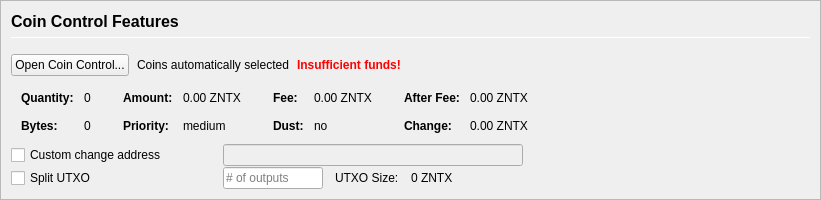
         <widget class="QFrame" name="frameCoinControl">
          <property name="sizePolicy">
           <sizepolicy hsizetype="Expanding" vsizetype="Expanding">
            <horstretch>0</horstretch>
            <verstretch>0</verstretch>
           </sizepolicy>
          </property>
          <property name="maximumSize">
           <size>
            <width>16777215</width>
            <height>16777215</height>
           </size>
          </property>
          <property name="frameShape">
           <enum>QFrame::StyledPanel</enum>
          </property>
          <property name="frameShadow">
           <enum>QFrame::Sunken</enum>
          </property>
          <layout class="QVBoxLayout" name="verticalLayoutCoinControl2">
           <property name="spacing">
            <number>0</number>
           </property>
           <property name="leftMargin">
            <number>0</number>
           </property>
           <property name="topMargin">
            <number>0</number>
           </property>
           <property name="rightMargin">
            <number>0</number>
           </property>
           <property name="bottomMargin">
            <number>0</number>
           </property>
           <item>
            <widget class="QFrame" name="frameCoinControl_BG">
             <layout class="QVBoxLayout" name="verticalLayoutCoinControl" stretch="0,0,0,0,0,0">
              <property name="spacing">
               <number>1</number>
              </property>
              <property name="leftMargin">
               <number>10</number>
              </property>
              <property name="topMargin">
               <number>10</number>
              </property>
              <item>
               <layout class="QHBoxLayout" name="horizontalLayoutCoinControl1">
                <property name="bottomMargin">
                 <number>15</number>
                </property>
                <item>
                 <layout class="QVBoxLayout" name="verticalLayout_3">
                  <property name="spacing">
                   <number>6</number>
                  </property>
                  <item>
                   <widget class="QLabel" name="labelCoinControlFeatures">
                    <property name="sizePolicy">
                     <sizepolicy hsizetype="Preferred" vsizetype="Maximum">
                      <horstretch>0</horstretch>
                      <verstretch>0</verstretch>
                     </sizepolicy>
                    </property>
                    <property name="minimumSize">
                     <size>
                      <width>0</width>
                      <height>20</height>
                     </size>
                    </property>
                    <property name="font">
                     <font>
                      <pointsize>12</pointsize>
                      <weight>75</weight>
                      <bold>true</bold>
                     </font>
                    </property>
                    <property name="styleSheet">
                     <string notr="true">font-weight:bold;</string>
                    </property>
                    <property name="text">
                     <string>Coin Control Features</string>
                    </property>
                   </widget>
                  </item>
                  <item>
                   <widget class="Line" name="line">
                    <property name="minimumSize">
                     <size>
                      <width>0</width>
                      <height>1</height>
                     </size>
                    </property>
                    <property name="maximumSize">
                     <size>
                      <width>16777215</width>
                      <height>1</height>
                     </size>
                    </property>
                    <property name="orientation">
                     <enum>Qt::Horizontal</enum>
                    </property>
                   </widget>
                  </item>
                 </layout>
                </item>
               </layout>
              </item>
              <item>
               <layout class="QHBoxLayout" name="horizontalLayoutCoinControl2" stretch="0,0,0,0">
                <property name="spacing">
                 <number>8</number>
                </property>
                <property name="bottomMargin">
                 <number>10</number>
                </property>
                <item>
                 <widget class="QPushButton" name="pushButtonCoinControl">
                  <property name="styleSheet">
                   <string notr="true"/>
                  </property>
                  <property name="text">
                   <string>Open Coin Control...</string>
                  </property>
                  <property name="autoDefault">
                   <bool>false</bool>
                  </property>
                 </widget>
                </item>
                <item>
                 <widget class="QLabel" name="labelCoinControlAutomaticallySelected">
                  <property name="text">
                   <string>Coins automatically selected</string>
                  </property>
                  <property name="margin">
                   <number>5</number>
                  </property>
                 </widget>
                </item>
                <item>
                 <widget class="QLabel" name="labelCoinControlInsuffFunds">
                  <property name="font">
                   <font>
                    <weight>75</weight>
                    <bold>true</bold>
                   </font>
                  </property>
                  <property name="styleSheet">
                   <string notr="true">color:red;font-weight:bold;</string>
                  </property>
                  <property name="text">
                   <string>Insufficient funds!</string>
                  </property>
                  <property name="margin">
                   <number>5</number>
                  </property>
                 </widget>
                </item>
                <item>
                 <spacer name="horizontalSpacerCoinControl">
                  <property name="orientation">
                   <enum>Qt::Horizontal</enum>
                  </property>
                  <property name="sizeHint" stdset="0">
                   <size>
                    <width>40</width>
                    <height>1</height>
                   </size>
                  </property>
                 </spacer>
                </item>
               </layout>
              </item>
              <item>
               <widget class="QWidget" name="widgetCoinControl" native="true">
                <property name="sizePolicy">
                 <sizepolicy hsizetype="Preferred" vsizetype="Preferred">
                  <horstretch>0</horstretch>
                  <verstretch>0</verstretch>
                 </sizepolicy>
                </property>
                <property name="minimumSize">
                 <size>
                  <width>0</width>
                  <height>0</height>
                 </size>
                </property>
                <property name="styleSheet">
                 <string notr="true"/>
                </property>
                <layout class="QHBoxLayout" name="horizontalLayoutCoinControl5">
                 <property name="leftMargin">
                  <number>0</number>
                 </property>
                 <property name="topMargin">
                  <number>0</number>
                 </property>
                 <property name="rightMargin">
                  <number>0</number>
                 </property>
                 <property name="bottomMargin">
                  <number>0</number>
                 </property>
                 <item>
                  <layout class="QHBoxLayout" name="horizontalLayoutCoinControl3" stretch="0,0,0,1">
                   <property name="spacing">
                    <number>20</number>
                   </property>
                   <property name="topMargin">
                    <number>0</number>
                   </property>
                   <property name="bottomMargin">
                    <number>10</number>
                   </property>
                   <item>
                    <layout class="QFormLayout" name="formLayoutCoinControl1">
                     <property name="horizontalSpacing">
                      <number>10</number>
                     </property>
                     <property name="verticalSpacing">
                      <number>14</number>
                     </property>
                     <property name="leftMargin">
                      <number>10</number>
                     </property>
                     <property name="topMargin">
                      <number>4</number>
                     </property>
                     <property name="rightMargin">
                      <number>6</number>
                     </property>
                     <item row="0" column="0">
                      <widget class="QLabel" name="labelCoinControlQuantityText">
                       <property name="font">
                        <font>
                         <weight>75</weight>
                         <bold>true</bold>
                        </font>
                       </property>
                       <property name="text">
                        <string>Quantity:</string>
                       </property>
                       <property name="margin">
                        <number>0</number>
                       </property>
                      </widget>
                     </item>
                     <item row="0" column="1">
                      <widget class="QLabel" name="labelCoinControlQuantity">
                       <property name="cursor">
                        <cursorShape>IBeamCursor</cursorShape>
                       </property>
                       <property name="contextMenuPolicy">
                        <enum>Qt::ActionsContextMenu</enum>
                       </property>
                       <property name="text">
                        <string notr="true">0</string>
                       </property>
                       <property name="margin">
                        <number>0</number>
                       </property>
                       <property name="textInteractionFlags">
                        <set>Qt::LinksAccessibleByMouse|Qt::TextSelectableByKeyboard|Qt::TextSelectableByMouse</set>
                       </property>
                      </widget>
                     </item>
                     <item row="1" column="0">
                      <widget class="QLabel" name="labelCoinControlBytesText">
                       <property name="font">
                        <font>
                         <weight>75</weight>
                         <bold>true</bold>
                        </font>
                       </property>
                       <property name="text">
                        <string>Bytes:</string>
                       </property>
                      </widget>
                     </item>
                     <item row="1" column="1">
                      <widget class="QLabel" name="labelCoinControlBytes">
                       <property name="cursor">
                        <cursorShape>IBeamCursor</cursorShape>
                       </property>
                       <property name="contextMenuPolicy">
                        <enum>Qt::ActionsContextMenu</enum>
                       </property>
                       <property name="text">
                        <string notr="true">0</string>
                       </property>
                       <property name="textInteractionFlags">
                        <set>Qt::LinksAccessibleByMouse|Qt::TextSelectableByKeyboard|Qt::TextSelectableByMouse</set>
                       </property>
                      </widget>
                     </item>
                    </layout>
                   </item>
                   <item>
                    <layout class="QFormLayout" name="formLayoutCoinControl2">
                     <property name="horizontalSpacing">
                      <number>10</number>
                     </property>
                     <property name="verticalSpacing">
                      <number>14</number>
                     </property>
                     <property name="leftMargin">
                      <number>6</number>
                     </property>
                     <property name="topMargin">
                      <number>4</number>
                     </property>
                     <property name="rightMargin">
                      <number>6</number>
                     </property>
                     <item row="0" column="0">
                      <widget class="QLabel" name="labelCoinControlAmountText">
                       <property name="font">
                        <font>
                         <weight>75</weight>
                         <bold>true</bold>
                        </font>
                       </property>
                       <property name="text">
                        <string>Amount:</string>
                       </property>
                       <property name="margin">
                        <number>0</number>
                       </property>
                      </widget>
                     </item>
                     <item row="0" column="1">
                      <widget class="QLabel" name="labelCoinControlAmount">
                       <property name="cursor">
                        <cursorShape>IBeamCursor</cursorShape>
                       </property>
                       <property name="contextMenuPolicy">
                        <enum>Qt::ActionsContextMenu</enum>
                       </property>
                       <property name="text">
                        <string notr="true">0.00 ZNTX</string>
                       </property>
                       <property name="textInteractionFlags">
                        <set>Qt::LinksAccessibleByMouse|Qt::TextSelectableByKeyboard|Qt::TextSelectableByMouse</set>
                       </property>
                      </widget>
                     </item>
                     <item row="1" column="0">
                      <widget class="QLabel" name="labelCoinControlPriorityText">
                       <property name="font">
                        <font>
                         <weight>75</weight>
                         <bold>true</bold>
                        </font>
                       </property>
                       <property name="text">
                        <string>Priority:</string>
                       </property>
                      </widget>
                     </item>
                     <item row="1" column="1">
                      <widget class="QLabel" name="labelCoinControlPriority">
                       <property name="cursor">
                        <cursorShape>IBeamCursor</cursorShape>
                       </property>
                       <property name="contextMenuPolicy">
                        <enum>Qt::ActionsContextMenu</enum>
                       </property>
                       <property name="text">
                        <string>medium</string>
                       </property>
                       <property name="textInteractionFlags">
                        <set>Qt::LinksAccessibleByMouse|Qt::TextSelectableByKeyboard|Qt::TextSelectableByMouse</set>
                       </property>
                      </widget>
                     </item>
                    </layout>
                   </item>
                   <item>
                    <layout class="QFormLayout" name="formLayoutCoinControl3">
                     <property name="horizontalSpacing">
                      <number>10</number>
                     </property>
                     <property name="verticalSpacing">
                      <number>14</number>
                     </property>
                     <property name="leftMargin">
                      <number>6</number>
                     </property>
                     <property name="topMargin">
                      <number>4</number>
                     </property>
                     <property name="rightMargin">
                      <number>6</number>
                     </property>
                     <item row="0" column="0">
                      <widget class="QLabel" name="labelCoinControlFeeText">
                       <property name="font">
                        <font>
                         <weight>75</weight>
                         <bold>true</bold>
                        </font>
                       </property>
                       <property name="text">
                        <string>Fee:</string>
                       </property>
                       <property name="margin">
                        <number>0</number>
                       </property>
                      </widget>
                     </item>
                     <item row="0" column="1">
                      <widget class="QLabel" name="labelCoinControlFee">
                       <property name="cursor">
                        <cursorShape>IBeamCursor</cursorShape>
                       </property>
                       <property name="contextMenuPolicy">
                        <enum>Qt::ActionsContextMenu</enum>
                       </property>
                       <property name="text">
                        <string notr="true">0.00 ZNTX</string>
                       </property>
                       <property name="textInteractionFlags">
                        <set>Qt::LinksAccessibleByMouse|Qt::TextSelectableByKeyboard|Qt::TextSelectableByMouse</set>
                       </property>
                      </widget>
                     </item>
                     <item row="1" column="0">
                      <widget class="QLabel" name="labelCoinControlLowOutputText">
                       <property name="font">
                        <font>
                         <weight>75</weight>
                         <bold>true</bold>
                        </font>
                       </property>
                       <property name="text">
                        <string>Dust:</string>
                       </property>
                      </widget>
                     </item>
                     <item row="1" column="1">
                      <widget class="QLabel" name="labelCoinControlLowOutput">
                       <property name="cursor">
                        <cursorShape>IBeamCursor</cursorShape>
                       </property>
                       <property name="contextMenuPolicy">
                        <enum>Qt::ActionsContextMenu</enum>
                       </property>
                       <property name="text">
                        <string>no</string>
                       </property>
                       <property name="textInteractionFlags">
                        <set>Qt::LinksAccessibleByMouse|Qt::TextSelectableByKeyboard|Qt::TextSelectableByMouse</set>
                       </property>
                      </widget>
                     </item>
                    </layout>
                   </item>
                   <item>
                    <layout class="QFormLayout" name="formLayoutCoinControl4">
                     <property name="horizontalSpacing">
                      <number>10</number>
                     </property>
                     <property name="verticalSpacing">
                      <number>14</number>
                     </property>
                     <property name="leftMargin">
                      <number>6</number>
                     </property>
                     <property name="topMargin">
                      <number>4</number>
                     </property>
                     <property name="rightMargin">
                      <number>6</number>
                     </property>
                     <item row="0" column="0">
                      <widget class="QLabel" name="labelCoinControlAfterFeeText">
                       <property name="font">
                        <font>
                         <weight>75</weight>
                         <bold>true</bold>
                        </font>
                       </property>
                       <property name="text">
                        <string>After Fee:</string>
                       </property>
                       <property name="margin">
                        <number>0</number>
                       </property>
                      </widget>
                     </item>
                     <item row="0" column="1">
                      <widget class="QLabel" name="labelCoinControlAfterFee">
                       <property name="cursor">
                        <cursorShape>IBeamCursor</cursorShape>
                       </property>
                       <property name="contextMenuPolicy">
                        <enum>Qt::ActionsContextMenu</enum>
                       </property>
                       <property name="text">
                        <string notr="true">0.00 ZNTX</string>
                       </property>
                       <property name="textInteractionFlags">
                        <set>Qt::LinksAccessibleByMouse|Qt::TextSelectableByKeyboard|Qt::TextSelectableByMouse</set>
                       </property>
                      </widget>
                     </item>
                     <item row="1" column="0">
                      <widget class="QLabel" name="labelCoinControlChangeText">
                       <property name="font">
                        <font>
                         <weight>75</weight>
                         <bold>true</bold>
                        </font>
                       </property>
                       <property name="text">
                        <string>Change:</string>
                       </property>
                      </widget>
                     </item>
                     <item row="1" column="1">
                      <widget class="QLabel" name="labelCoinControlChange">
                       <property name="cursor">
                        <cursorShape>IBeamCursor</cursorShape>
                       </property>
                       <property name="contextMenuPolicy">
                        <enum>Qt::ActionsContextMenu</enum>
                       </property>
                       <property name="text">
                        <string notr="true">0.00 ZNTX</string>
                       </property>
                       <property name="textInteractionFlags">
                        <set>Qt::LinksAccessibleByMouse|Qt::TextSelectableByKeyboard|Qt::TextSelectableByMouse</set>
                       </property>
                      </widget>
                     </item>
                    </layout>
                   </item>
                  </layout>
                 </item>
                </layout>
               </widget>
              </item>
              <item>
               <layout class="QHBoxLayout" name="horizontalLayoutCoinControl4">
                <property name="spacing">
                 <number>12</number>
                </property>
                <property name="sizeConstraint">
                 <enum>QLayout::SetDefaultConstraint</enum>
                </property>
                <property name="topMargin">
                 <number>0</number>
                </property>
                <property name="rightMargin">
                 <number>0</number>
                </property>
                <item>
                 <widget class="QCheckBox" name="checkBoxCoinControlChange">
                  <property name="sizePolicy">
                   <sizepolicy hsizetype="Preferred" vsizetype="Preferred">
                    <horstretch>0</horstretch>
                    <verstretch>0</verstretch>
                   </sizepolicy>
                  </property>
                  <property name="minimumSize">
                   <size>
                    <width>200</width>
                    <height>0</height>
                   </size>
                  </property>
                  <property name="maximumSize">
                   <size>
                    <width>200</width>
                    <height>16777215</height>
                   </size>
                  </property>
                  <property name="toolTip">
                   <string>If this is activated, but the change address is empty or invalid, change will be sent to a newly generated address.</string>
                  </property>
                  <property name="text">
                   <string>Custom change address</string>
                  </property>
                 </widget>
                </item>
                <item>
                 <widget class="QValidatedLineEdit" name="lineEditCoinControlChange">
                  <property name="enabled">
                   <bool>false</bool>
                  </property>
                  <property name="sizePolicy">
                   <sizepolicy hsizetype="Preferred" vsizetype="Preferred">
                    <horstretch>0</horstretch>
                    <verstretch>0</verstretch>
                   </sizepolicy>
                  </property>
                  <property name="minimumSize">
                   <size>
                    <width>300</width>
                    <height>0</height>
                   </size>
                  </property>
                 </widget>
                </item>
                <item>
                 <widget class="QLabel" name="labelCoinControlChangeLabel">
                  <property name="sizePolicy">
                   <sizepolicy hsizetype="Preferred" vsizetype="Preferred">
                    <horstretch>0</horstretch>
                    <verstretch>0</verstretch>
                   </sizepolicy>
                  </property>
                  <property name="minimumSize">
                   <size>
                    <width>100</width>
                    <height>0</height>
                   </size>
                  </property>
                  <property name="text">
                   <string/>
                  </property>
                  <property name="margin">
                   <number>3</number>
                  </property>
                 </widget>
                </item>
               </layout>
              </item>
              <item>
               <layout class="QHBoxLayout" name="horizontalLayoutCoinControl6">
                <property name="spacing">
                 <number>12</number>
                </property>
                <property name="rightMargin">
                 <number>0</number>
                </property>
                <item>
                 <widget class="QCheckBox" name="splitBlockCheckBox">
                  <property name="sizePolicy">
                   <sizepolicy hsizetype="Preferred" vsizetype="Preferred">
                    <horstretch>0</horstretch>
                    <verstretch>0</verstretch>
                   </sizepolicy>
                  </property>
                  <property name="minimumSize">
                   <size>
                    <width>200</width>
                    <height>0</height>
                   </size>
                  </property>
                  <property name="maximumSize">
                   <size>
                    <width>200</width>
                    <height>16777215</height>
                   </size>
                  </property>
                  <property name="text">
                   <string>Split UTXO</string>
                  </property>
                 </widget>
                </item>
                <item>
                 <widget class="QLineEdit" name="splitBlockLineEdit">
                  <property name="sizePolicy">
                   <sizepolicy hsizetype="Preferred" vsizetype="Preferred">
                    <horstretch>50</horstretch>
                    <verstretch>0</verstretch>
                   </sizepolicy>
                  </property>
                  <property name="minimumSize">
                   <size>
                    <width>100</width>
                    <height>0</height>
                   </size>
                  </property>
                  <property name="maximumSize">
                   <size>
                    <width>100</width>
                    <height>16777215</height>
                   </size>
                  </property>
                  <property name="placeholderText">
                   <string># of outputs</string>
                  </property>
                 </widget>
                </item>
                <item>
                 <widget class="QLabel" name="labelBlockSizeText">
                  <property name="text">
                   <string>UTXO Size:</string>
                  </property>
                 </widget>
                </item>
                <item>
                 <widget class="QLabel" name="labelBlockSize">
                  <property name="text">
                   <string>0 ZNTX</string>
                  </property>
                 </widget>
                </item>
                <item>
                 <spacer name="horizontalSpacer_7">
                  <property name="orientation">
                   <enum>Qt::Horizontal</enum>
                  </property>
                  <property name="sizeHint" stdset="0">
                   <size>
                    <width>40</width>
                    <height>20</height>
                   </size>
                  </property>
                 </spacer>
                </item>
               </layout>
              </item>
              <item>
               <spacer name="verticalSpacerCoinControl">
                <property name="orientation">
                 <enum>Qt::Vertical</enum>
                </property>
                <property name="sizeHint" stdset="0">
                 <size>
                  <width>800</width>
                  <height>1</height>
                 </size>
                </property>
               </spacer>
              </item>
             </layout>
            </widget>
           </item>
          </layout>
         </widget>
